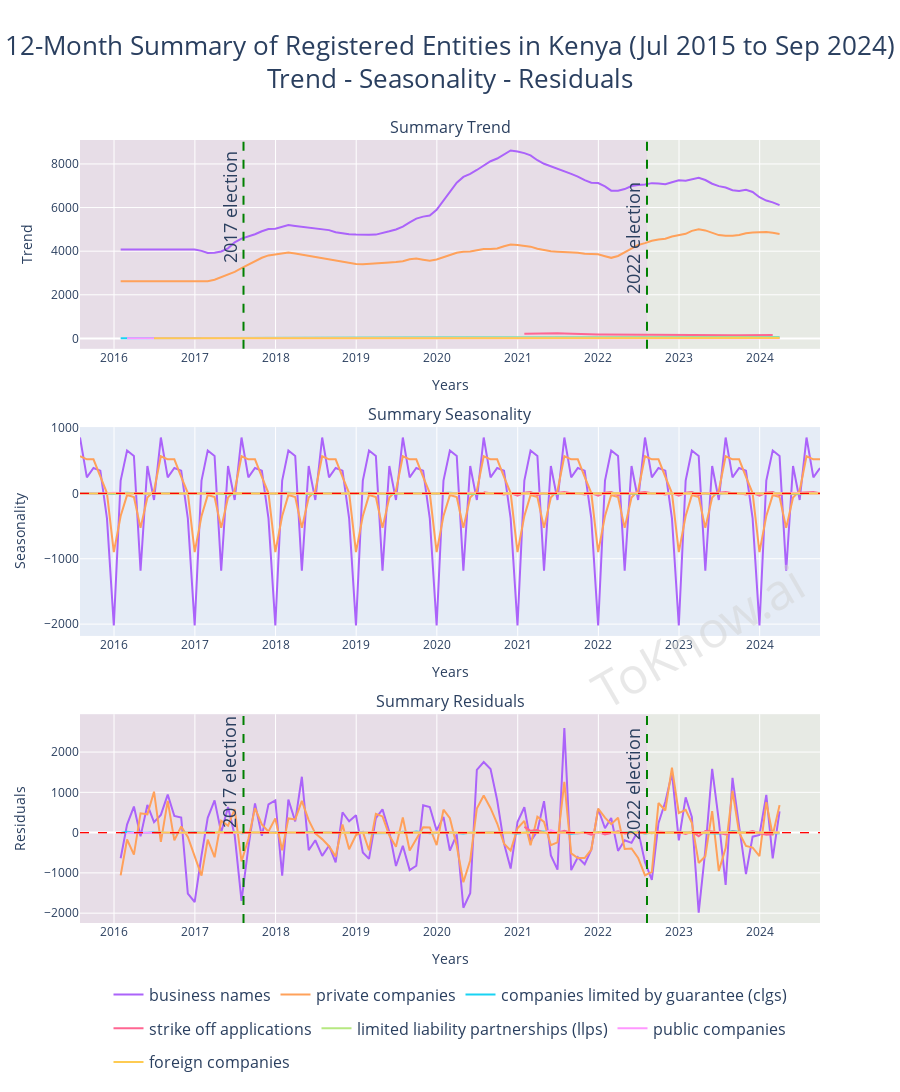

Notebook source saved alongside this figure:
### Markdown cell above
The interative plots are for easier interaction.

### Code cell
#|output-when-format-pdf: "Please visit <{{< meta html_uri >}}> to view/interact with the plot."

def get_decomposition(
        columns_used: list[str], trend_period = 12, 
        out: dict[Literal['start_date', 'end_date', 'actual_columns_used'], str] = None):
    actual_columns_used = []
    for column_used in columns_used:
        plot_series = all_registrations[column_used].dropna()
        if len(plot_series) < 2 * trend_period:
            continue
        actual_columns_used.append(column_used)
        __start_date = min(plot_series.index.date)
        __end_date = max(plot_series.index.date)
        out['start_date'] = min(out['start_date'] or __start_date, __start_date)
        out['end_date'] = max(out['end_date'] or __end_date, __end_date)
        out['actual_columns_used'].append(column_used)
        yield seasonal_decompose(plot_series, model='additive', period=trend_period), column_used

def draw_election_lines_plotly(start_date, end_date, fig, row, election_dates_y):
    date_list = [
        min(start_date, date(2017, 1, 1)) + timedelta(days=x) 
        for x 
        in range((end_date - start_date).days + 1)
    ]
    election_date_2017 = date(2017, 8, 9)
    election_date_2022 = date(2022, 8, 9)
    # Add vertical lines for election dates
    fig.add_vline(
        x=election_date_2017, line=dict(color='green', width=2, dash='dash'), row=row, col=1)
    fig.add_vline(
        x=election_date_2022, line=dict(color='green', width=2, dash='dash'), row=row, col=1)
    # Add colored regions
    fig.add_vrect(x0=min(date_list), x1=election_date_2022, fillcolor='#f62f3c', 
                  opacity=0.08, layer='below', line_width=0, row=row, col=1)
    fig.add_vrect(x0=election_date_2022, x1=max(date_list), fillcolor='#f8c811', 
                  opacity=0.08, layer='below', line_width=0, row=row, col=1)
    # Add text annotations for election dates
    fig.add_annotation(x=election_date_2017, y=election_dates_y[0], text='2017 election', 
                       textangle=-90, font=dict(size=18), showarrow=False, xanchor='right', 
                       row=row, col=1)
    fig.add_annotation(x=election_date_2022, y=election_dates_y[1], text='2022 election', 
                       textangle=-90, font=dict(size=18), showarrow=False, xanchor='right', 
                       row=row, col=1)

def interactive_plot(
        columns_used: list[str], trend_period = 12,
        election_dates_y_trend = (6000, 4600), election_dates_y_resid = (1500, 1200)):
    subplot_titles = ['Summary Trend', 'Summary Seasonality', 'Summary Residuals']
    fig = make_subplots(rows=3, cols=1, vertical_spacing=0.1, subplot_titles=subplot_titles,
        shared_xaxes=True, figure=go.Figure(layout=go.Layout(height=1200)))
    out = {
        'start_date': None,
        'end_date': None,
        'actual_columns_used': []
    }
    for (decomposition, column_used), color_used in zip(
        get_decomposition(columns_used, trend_period, out), px.colors.qualitative.Plotly[3:]):
        column_used_name = '<br>'.join(textwrap.wrap(column_used, width=20))
        # Plot trend component
        fig.add_trace(go.Scatter(
            x=decomposition.trend.index, y=decomposition.trend.values, mode='lines', 
            name=column_used, legendgroup=column_used, showlegend=True, 
            line=dict(color=color_used)), row=1, col=1)
        # Plot seasonal component
        fig.add_trace(go.Scatter(
            x=decomposition.seasonal.index, y=decomposition.seasonal.values, mode='lines', 
            name=column_used, legendgroup=column_used, showlegend=False, 
            line=dict(color=color_used)), row=2, col=1)
        fig.add_hline(y=0, line=dict(color='red', width=0.5, dash='dash'), row=2, col=1)
        # Plot residual component
        fig.add_trace(go.Scatter(
            x=decomposition.resid.index, y=decomposition.resid.values, mode='lines', 
            name=column_used, legendgroup=column_used, showlegend=False, 
            line=dict(color=color_used)), row=3, col=1)
        fig.add_hline(y=0, line=dict(color='red', width=0.5, dash='dash'), row=3, col=1)
    start_date = out['start_date']
    end_date = out['end_date']
    if start_date:
        draw_election_lines_plotly(start_date, end_date, fig, 1, election_dates_y_trend)
        draw_election_lines_plotly(start_date, end_date, fig, 3, election_dates_y_resid)
        fig.update_layout(
            title=dict(
                text=(
                    f'{trend_period}-Month Summary of Registered Entities in Kenya'
                    f' ({start_date.strftime("%b %Y")} to {end_date.strftime("%b %Y")})'
                    '<br>'
                    'Trend - Seasonality - Residuals'
                ),
                font=dict(size=26),
                x=0.5,
                xanchor='center',
                y = 0.95,
                yanchor = 'top',
            ),
            showlegend=True,
            legend=dict(font=dict(size=16)),
        )
        fig.add_annotation(
            text="ToKnow.ai",
            x=1,
            y=0.25,
            xref="paper",
            yref="paper",
            showarrow=False,
            font=dict(size=50, color="lightgrey"),
            opacity=0.5,
            textangle=-30)
        fig.update_layout(
            margin=dict(t=140),
            legend=dict(
                orientation="h", yanchor="bottom", y=-0.2, xanchor="center", x=0.5))
    fig.update_xaxes(showticklabels=True, title_text="Years", row=1, col=1)
    fig.update_xaxes(showticklabels=True, title_text="Years", row=2, col=1)
    fig.update_xaxes(showticklabels=True, title_text="Years", row=3, col=1)
    fig.update_yaxes(title_text="Trend", row=1, col=1)
    fig.update_yaxes(title_text="Seasonality", row=2, col=1)
    fig.update_yaxes(title_text="Residuals", row=3, col=1)
    return fig

interactive_plot(plot_columns + other_plot_columns)
